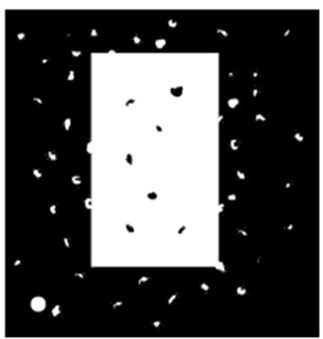
#> input picture KiemTra/anh1.jpg, 323 x 339 px, found by its file name
$ python NguyenLuongNamAnh.py
#> lines starting #> are read from the running program, lines starting #| are printed output that depends on the picture; after the words box and inside, x2 and y2 are one past the last pixel; in counts of white or black regions, pixels touching at a corner belong together
#Đề 1
import numpy as np
import cv2


img = cv2.imread('XLAandTGMT\\KiemTra\\anh1.jpg')
#> img is the input picture: shape (339, 323, 3); min 0, max 255, mean 81.6
img = cv2.cvtColor(img, cv2.COLOR_BGR2GRAY)
#> img: shape (339, 323)

img[img>100] = 255
img[img<=100] = 0
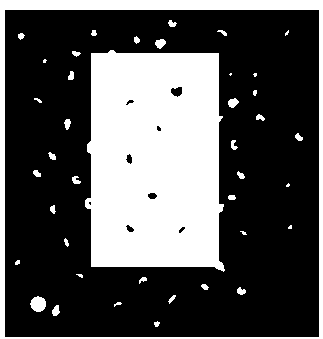
#> img: shape (339, 323); 32.5% white; 41 white regions (8 under 20 px), largest, box (x1, y1, x2, y2) and area: (85, 50, 225, 272) 27355, (0, 0, 323, 339) 6819, (30, 296, 46, 312) 192

kernel_1 = np.array([[0, 0, 1],
                     [0, 1, 1],
                     [0, 0, 0]])

kernel_2 = np.array([[0, 0, 0],
                     [1, 1, 0],
                     [0, 1, 0]])


kernel_3 = np.array([[0, 1, 0],
                     [1, 1, 1],
                     [0, 1, 0]])

kernel_4 = np.array([[1, 1, 1],
                     [1, 1, 1],
                     [1, 1, 1]])

def erosion(img, kernel):
    img_new = img.copy()
    n = img_new.shape[0]
    m = img_new.shape[1]
    for i in range(1, n-1):
        for j in range(1, m-1):
            if img[i, j] >= 100:
                center_pixel = [i, j]
                center_kernel = [1, 1]
                xRows = [0, 0, 1, -1, 1, -1, 1, -1]
                yCols = [-1, 1, 0, 0, -1, -1, 1, 1]
                count = 0
                for k in range(8):
                    item = [xRows[k], yCols[k]]
                    pixel_img_x = center_pixel[0] + item[0]
                    pixel_img_y = center_pixel[1] + item[1]
                    pixel_kernel_x = center_kernel[0] + item[0]
                    pixel_kernel_y = center_kernel[1] + item[1]
                    if img[pixel_img_x][pixel_img_y] >= 100 and kernel[pixel_kernel_x][pixel_kernel_y] == 1:
                        count += 1
                if count != np.count_nonzero(kernel) - 1:
                    img_new[i, j] = 0
    return img_new

def dilation(img, kernel):
    img_new = img.copy()
    n = img_new.shape[0]
    m = img_new.shape[1]
    for i in range(1, n-1):
        for j in range(1, m-1):
            if img[i, j] >= 100:
                center_pixel = [i, j]
                center_kernel = [1, 1]
                xRows = [0, 0, 1, -1, 1, -1, 1, -1]
                yCols = [-1, 1, 0, 0, -1, -1, 1, 1]
                for k in range(8):
                    item = [xRows[k], yCols[k]]
                    pixel_img_x = center_pixel[0] + item[0]
                    pixel_img_y = center_pixel[1] + item[1]
                    pixel_kernel_x = center_kernel[0] + item[0]
                    pixel_kernel_y = center_kernel[1] + item[1]
                    if kernel[pixel_kernel_x][pixel_kernel_y] == 1:
                        img_new[pixel_img_x][pixel_img_y] = 255
    return img_new

img_new = dilation(img, kernel_3)
#> after the loop in dilation, `for i in range(1, n-1):`: img_new: shape (339, 323); 35.2% white; 41 white regions (1 under 20 px), largest, box (x1, y1, x2, y2) and area: (84, 49, 226, 273) 28194, (0, 0, 323, 339) 8097, (29, 295, 47, 313) 238
img_new = dilation(img_new, kernel_3)
#> after the loop in dilation (call 2), `for i in range(1, n-1):`: img_new: shape (339, 323); 38.1% white; 40 white regions, largest, box (x1, y1, x2, y2) and area: (83, 37, 227, 274) 29127, (0, 0, 323, 339) 9367, (28, 294, 48, 314) 288
img_new = dilation(img_new, kernel_3)
#> after the loop in dilation (call 3), `for i in range(1, n-1):`:
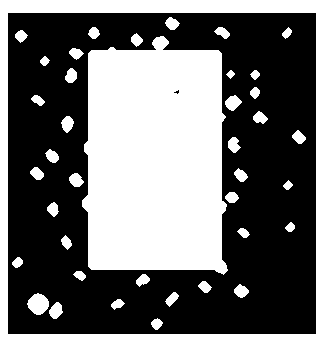
#> img_new: shape (339, 323); 40.9% white; 40 white regions, largest, box (x1, y1, x2, y2) and area: (82, 36, 228, 275) 29902, (0, 0, 323, 339) 10629, (27, 293, 49, 315) 342
img_new = dilation(img_new, kernel_4)
#> after the loop in dilation (call 4), `for i in range(1, n-1):`:
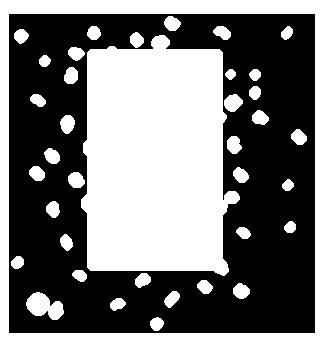
#> img_new: shape (339, 323); 44.8% white; 38 white regions, largest, box (x1, y1, x2, y2) and area: (81, 35, 240, 276) 30903, (0, 0, 323, 339) 11883, (26, 292, 64, 320) 660
img_new = erosion(img_new, kernel_3)
#> after the loop in erosion, `for i in range(1, n-1):`:
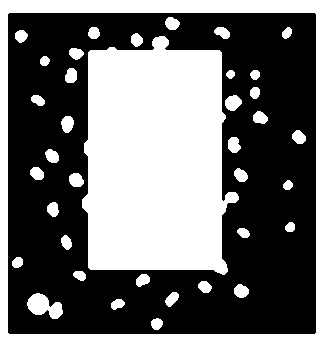
#> img_new: shape (339, 323); 41.7% white; 38 white regions, largest, box (x1, y1, x2, y2) and area: (82, 36, 239, 275) 30139, (0, 0, 323, 339) 10633, (27, 293, 63, 319) 561
img_new = dilation(img_new, kernel_3)
img_new = erosion(img_new, kernel_3)
img_new = erosion(img_new, kernel_3)
#> after the loop in erosion (call 3), `for i in range(1, n-1):`:
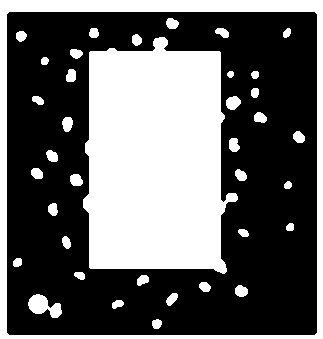
#> img_new: shape (339, 323); 38.7% white; 38 white regions, largest, box (x1, y1, x2, y2) and area: (83, 37, 238, 274) 29379, (0, 0, 323, 339) 9379, (28, 294, 62, 318) 466
img_new = erosion(img_new, kernel_4)
#> after the loop in erosion (call 4), `for i in range(1, n-1):`:
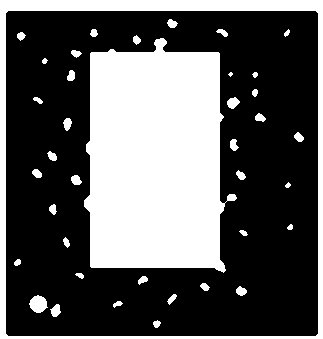
#> img_new: shape (339, 323); 35.4% white; 39 white regions (1 under 20 px), largest, box (x1, y1, x2, y2) and area: (84, 38, 237, 273) 28535, (0, 0, 323, 339) 8109, (29, 295, 48, 313) 240
img_new = erosion(img_new, kernel_3)
#> after the loop in erosion (call 5), `for i in range(1, n-1):`:
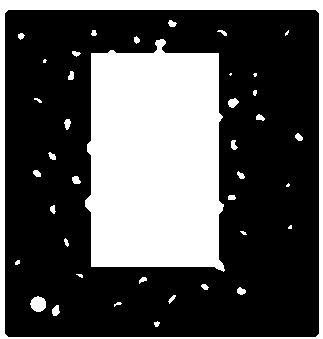
#> img_new: shape (339, 323); 32.9% white; 40 white regions (8 under 20 px), largest, box (x1, y1, x2, y2) and area: (85, 39, 225, 272) 27755, (0, 0, 323, 339) 6843, (30, 296, 46, 312) 193
cv2.imshow('img',img)
cv2.imshow('Result', img_new)
cv2.waitKey(0)
